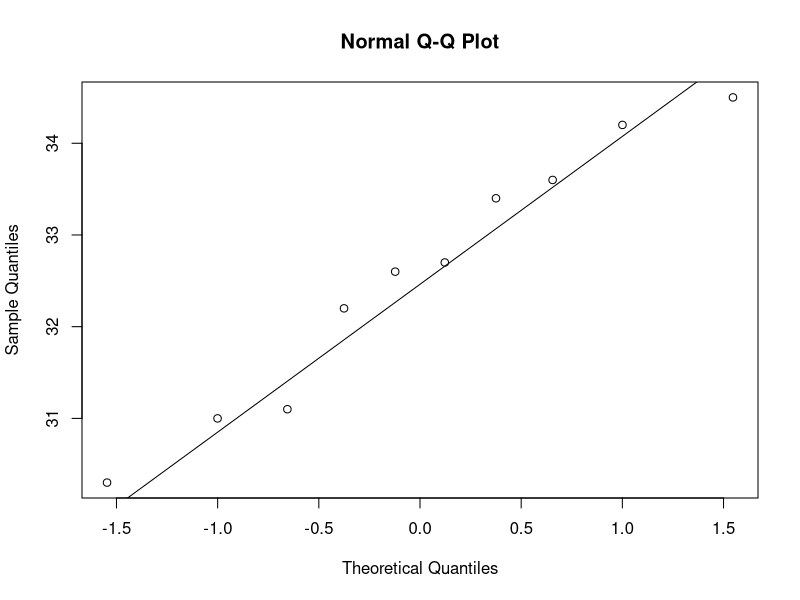
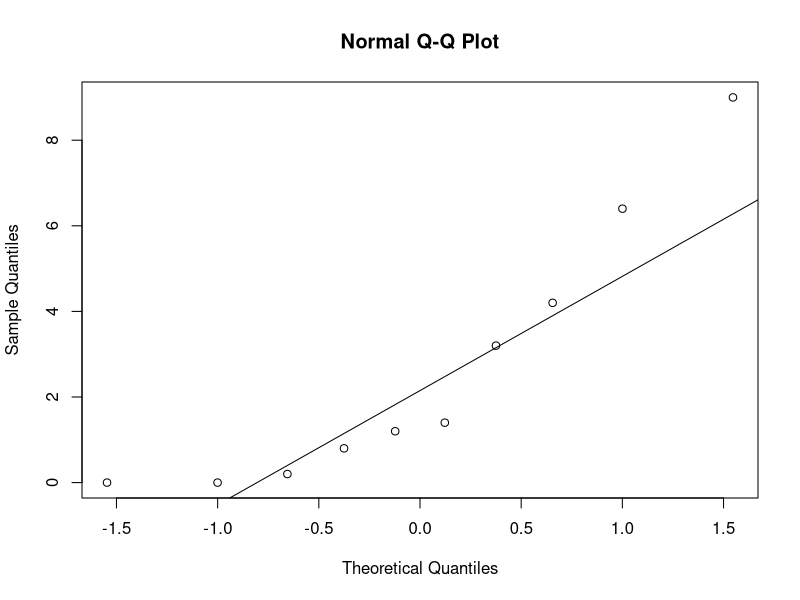
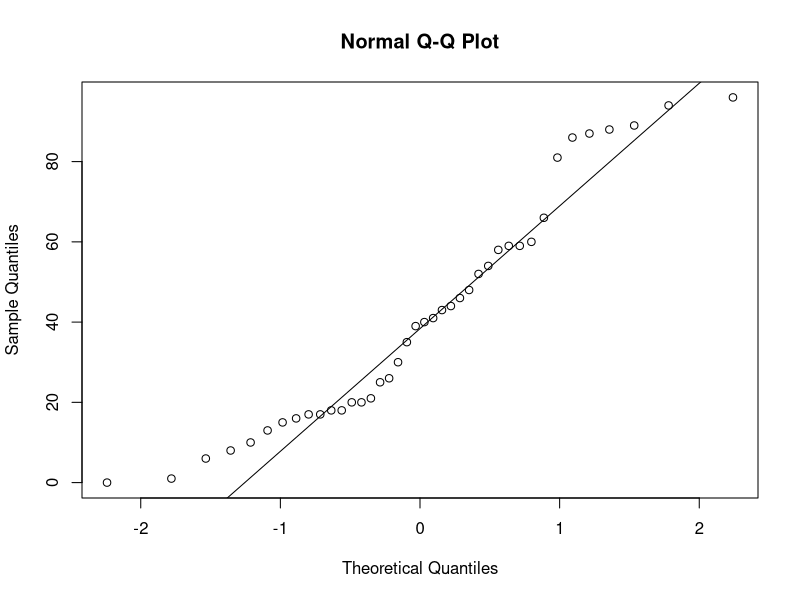
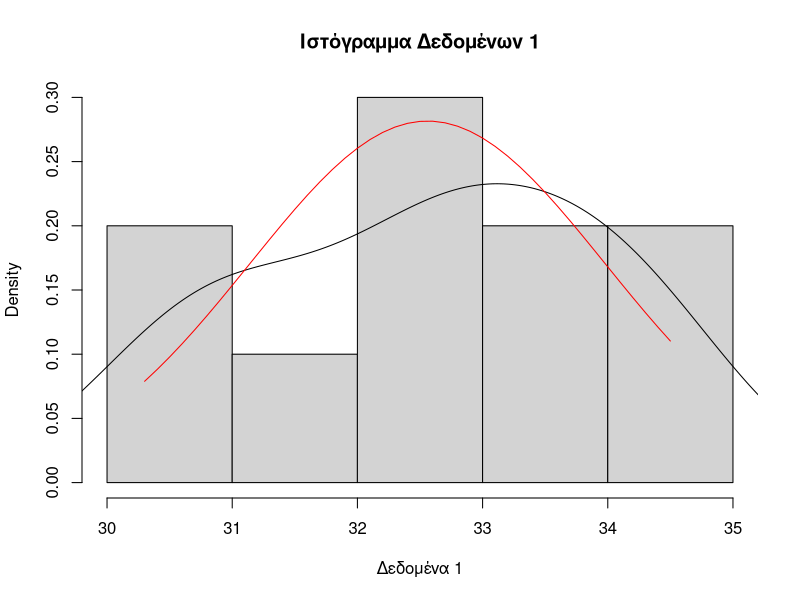
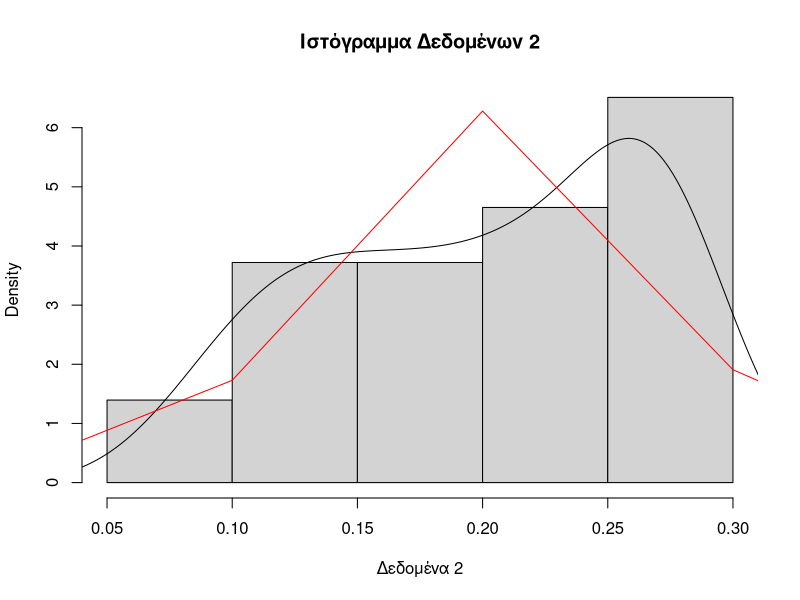
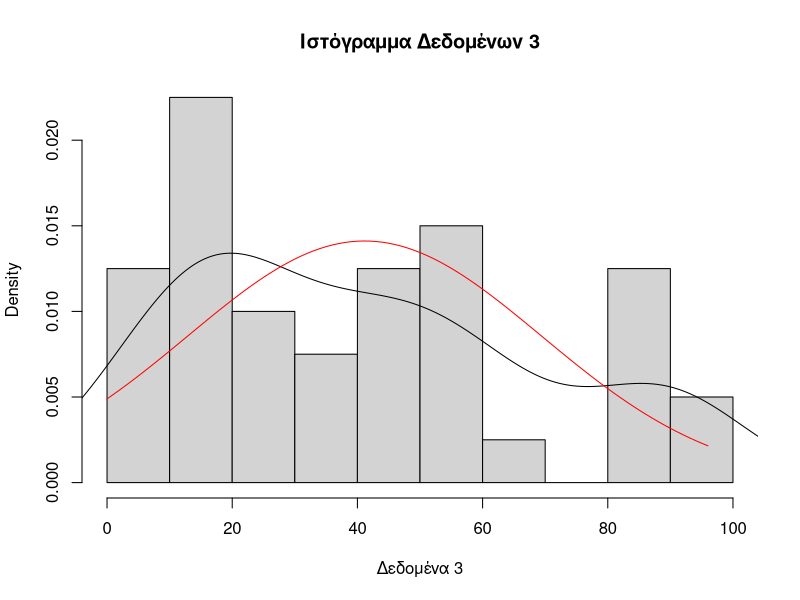

Write the R code that produced these figures, in order.
c(30.3,31.0,31.1,32.2,32.6,32.7,33.4,33.6,34.2,34.5)->x
fivenum(x)
c(0.0,0.0,0.2,0.8,1.2,1.4,3.2,4.2,6.4,9.0)->y
fivenum(y)
c(0, 1, 6, 8 ,10 ,13 ,15 ,16 ,17 ,17 ,18 ,18 ,20 ,20 ,21 ,25 ,26 ,30 ,35 ,39 ,40 ,41 ,43 ,44 ,46 ,48 ,52 ,54 ,58 ,59 ,59 ,60 ,66 ,81, 86 ,87,88,89,94,96)->z
fivenum(z)

qqnorm(x)
qqline(x)
qqnorm(y)
qqline(y)
qqnorm(z)
qqline(z)

hist(x,probability=TRUE,xlab="Δεδομένα 1",main="Ιστόγραμμα Δεδομένων 1")
density(x)->pdf_x
lines(pdf_x)
range(x)

x_1<-seq(30.3,34.5,0.1)
dnorm(x_1,mean=mean(x),sd=sd(x))->y
lines(x_1,y,col="red")

hist(y,probability=TRUE,xlab="Δεδομένα 2",main="Ιστόγραμμα Δεδομένων 2")
density(y)->pdf_y
lines(pdf_y)
range(y)

y_1<-seq(0,9,0.1)
dnorm(y_1,mean=mean(y),sd=sd(y))->y_
lines(y_1,y_,col="red")

hist(z,probability=TRUE,xlab="Δεδομένα 3",main="Ιστόγραμμα Δεδομένων 3")
density(z)->pdf_z
lines(pdf_z)
range(z)

x<-seq(0,96,1)
dnorm(x,mean=mean(z),sd=sd(z))->y
lines(x,y,col="red")

# DATA 1
c(30.3,31.0,31.1,32.2,32.6,32.7,33.4,33.6,34.2,34.5)->x
f <- ecdf(x)
mean(x)-> m
sd(x)-> s
f(m+s) - f(m-s)

f(m+2*s) - f(m-2*s)

f(m+3*s) - f(m-3*s)

pnorm(m+s,mean = m,sd = s)- pnorm(m-s,mean = m,sd = s)

pnorm(m+2*s,mean = m,sd = s)- pnorm(m-2*s,mean = m,sd = s)

pnorm(m+3*s,mean = m,sd = s)- pnorm(m-3*s,mean = m,sd = s)

# DATA 2
c(0.0,0.0,0.2,0.8,1.2,1.4,3.2,4.2,6.4,9.0)->y
f2 <- ecdf(y)
mean(y) -> m
sd(y) -> s
f2(m+s) - f2(m-s)

f2(m+2*s) - f2(m-2*s)

f2(m+3*s) - f2(m-3*s)

pnorm(m+s,mean = m,sd = s)- pnorm(m-s,mean = m,sd = s)

pnorm(m+2*s,mean = m,sd = s)- pnorm(m-2*s,mean = m,sd = s)

pnorm(m+3*s,mean = m,sd = s)- pnorm(m-3*s,mean = m,sd = s)

# DATA 3
c(0, 1, 6, 8 ,10 ,13 ,15 ,16 ,17 ,17 ,18 ,18 ,20 ,20 ,21 ,25 ,26 ,30 ,35 ,39 ,40 ,41 ,43 ,44 ,46 ,48 ,52 ,54 ,58 ,59 ,59 ,60 ,66 ,81, 86 ,87,88,89,94,96)->z
f3 <- ecdf(z)
mean(z) -> m
sd(z) -> s
f3(m+s) - f3(m-s)

f3(m+2*s) - f3(m-2*s)

f3(m+3*s) - f3(m-3*s)

pnorm(m+s,mean = m,sd = s)- pnorm(m-s,mean = m,sd = s)

pnorm(m+2*s,mean = m,sd = s)- pnorm(m-2*s,mean = m,sd = s)

pnorm(m+3*s,mean = m,sd = s)- pnorm(m-3*s,mean = m,sd = s)
